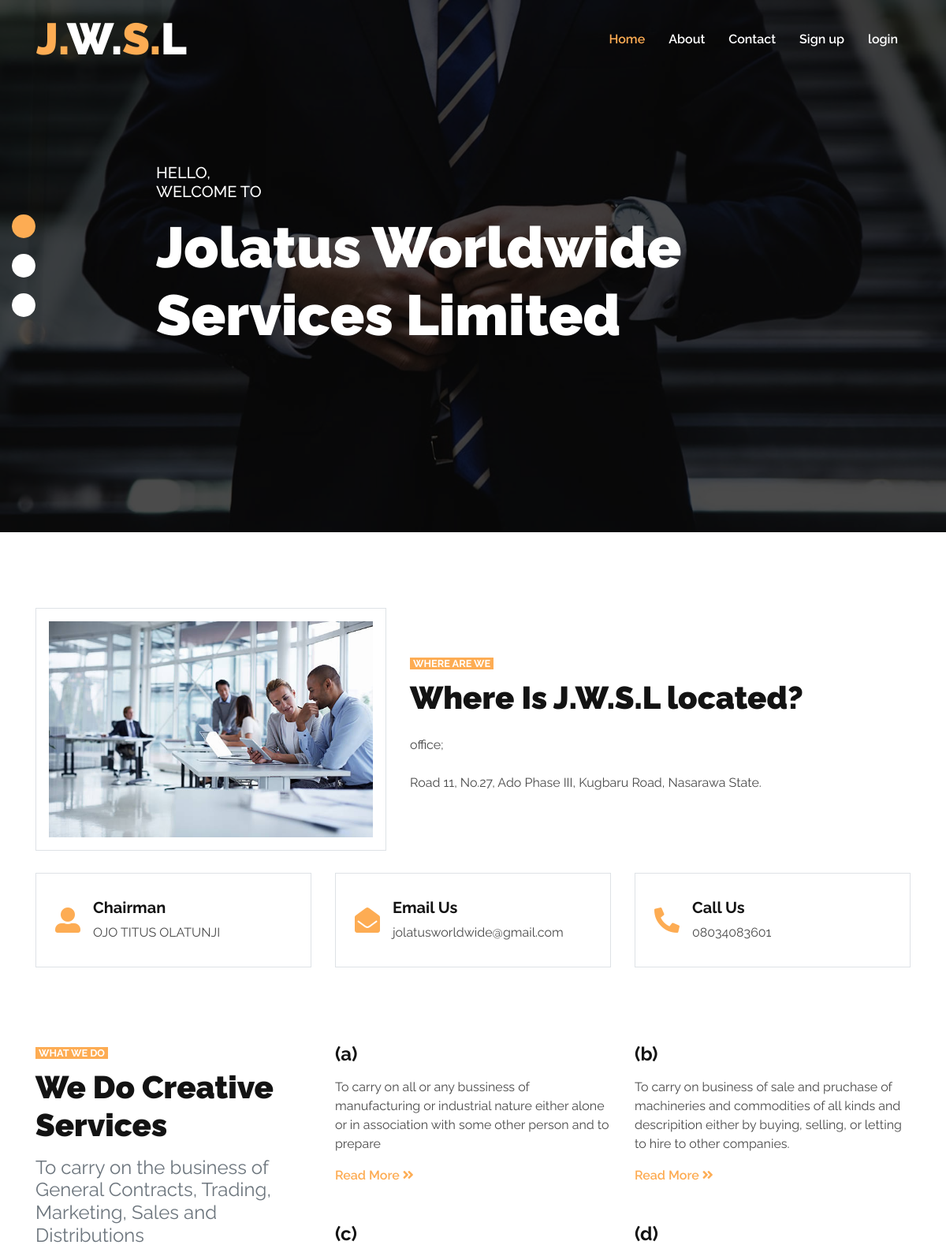
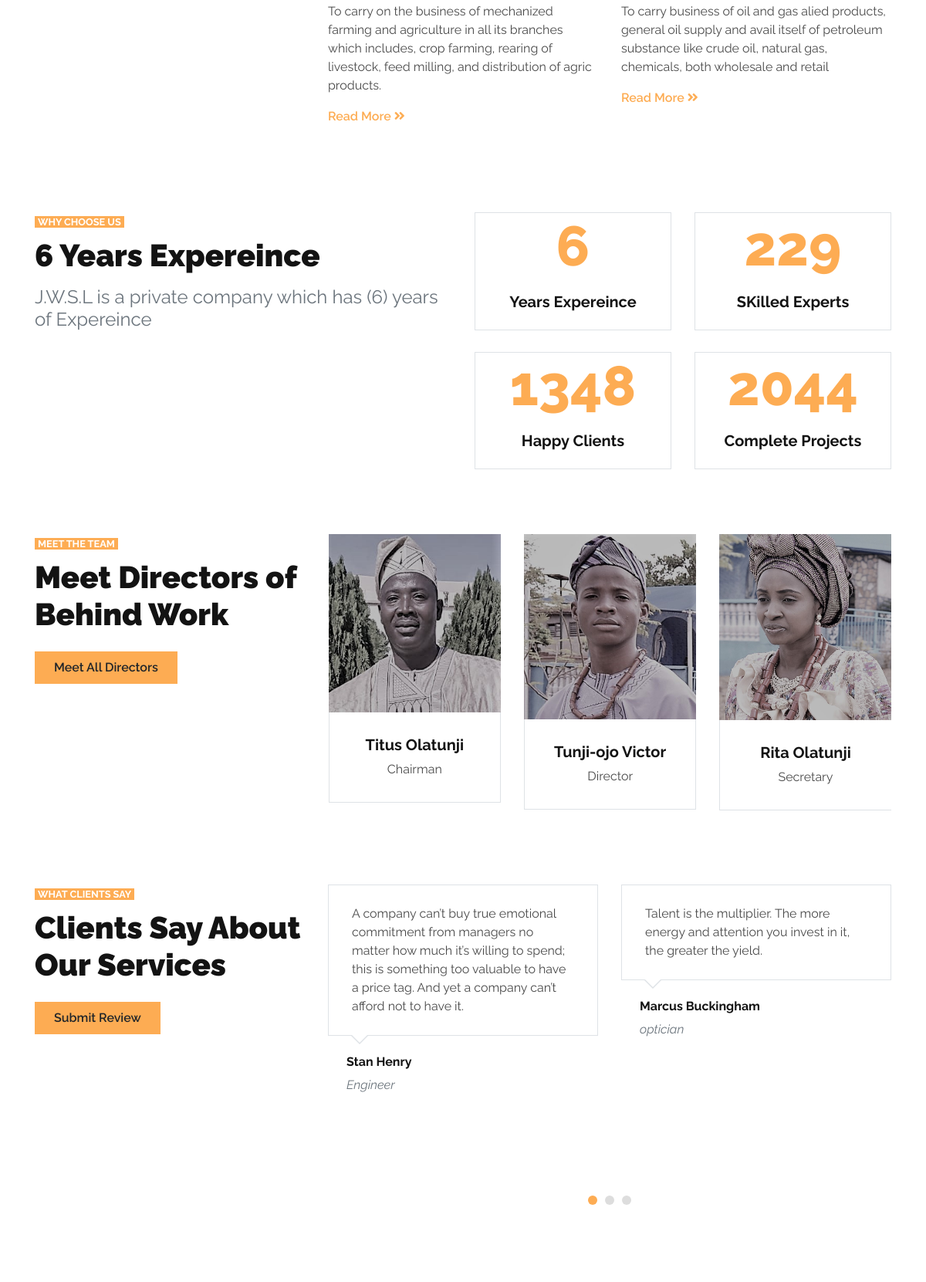
The page / (upper part) on the database its author committed (2 pictures, top to bottom).
### jwsl/models.py (models this page shows)
class Activites(models.Model):
     title= models.CharField(max_length=3, null=True)
     body = models.CharField(max_length=300, null=True)

class Experience(models.Model):
     years = models.IntegerField(null=True)
     clients = models.IntegerField(null=True)
     projects = models.IntegerField(null=True)
     skill = models.IntegerField(null=True)

class Directors(models.Model):
     name = models.CharField(max_length=50, null=True)
     position = models.CharField(max_length=50, null=True)
     img = models.ImageField(upload_to='pictures', null=True)

class Review(models.Model):
     name = models.CharField(max_length=50, null=True)
     proffession = models.CharField(max_length=50, null=True)
     text = models.TextField(max_length=500, null=True)

### jwsl/views.py (the view)
# urls.py: path('', views.index , name='index'),
def index(request):
     prop = Activites.objects.all()
     dire = Directors.objects.all()
     revi = Review.objects.all()
     expe = Experience.objects.all()
     return render(request, 'index.html',  {'Activites': prop,'Reviews':revi,'Directors':dire, 'Experience':expe})

### jwsl/templates/index.html (shortened to what this page needs)
{%load static %}
<!DOCTYPE html>
<html lang="en">
<head>
    <link href="https://cdnjs.cloudflare.com/ajax/libs/font-awesome/5.15.0/css/all.min.css" rel="stylesheet">
    <link href="{% static 'lib/owlcarousel/assets/owl.carousel.min.css' %}" rel="stylesheet">
    <link href="{% static 'css/style.css' %}" rel="stylesheet">
</head>
<body>
    <div class="container-fluid nav-bar p-0">
        <div class="container-lg p-0">
            <nav class="navbar navbar-expand-lg bg-secondary navbar-dark">
                <a href="index.html" class="navbar-brand">
                    <h1 class="m-0 text-white display-4"><span class="text-primary">J.</span>W.<span class="text-primary">S.</span>L</h1>
                </a>
                <div class="collapse navbar-collapse justify-content-between" id="navbarCollapse">
                    <div class="navbar-nav ml-auto py-0">
                        <a href="{% url 'index' %}" class="nav-item nav-link active">Home</a>
                        <a href="{% url 'about' %}" class="nav-item nav-link">About</a>
                        {% if user.is_authenticated %}
                        <a href="" class="nav-item nav-link">{{ user.username }}</a>
                        <a href="{% url 'logout' %}" class="nav-item nav-link active">Logout</a>
                        {% else %}
                        <a href="{% url 'contact'%}" class="nav-item nav-link">Contact</a>
                        <a href="{% url 'signup' %}" class="nav-item nav-link">Sign up</a>
                        <a href="{% url 'login' %}" class="nav-item nav-link">login</a>
                        {% endif %}
                    </div>
                </div>
            </nav>
        </div>
    </div>
    <div class="container-fluid p-0 mb-5">
        <div id="header-carousel" class="carousel slide carousel-fade" data-ride="carousel">
            <ol class="carousel-indicators">
                <li data-target="#header-carousel" data-slide-to="0" class="active"></li>
                <li data-target="#header-carousel" data-slide-to="1"></li>
                <li data-target="#header-carousel" data-slide-to="2"></li>
            </ol>
            <div class="carousel-inner">
                <div class="carousel-item active">
                    <img class="img-fluid" src="{% static 'img/carousel-1.jpg' %}" alt="Image">
                    <div class="carousel-caption d-flex align-items-center justify-content-center">
                        <div class="p-5" style="width: 100%; max-width: 900px;">
                            <h5 class="text-white text-uppercase mb-md-3">Hello, <p>welcome to</h5>
                            <h1 class="display-3 text-white mb-md-4">Jolatus Worldwide Services Limited</h1>
                        </div>
                    </div>
                </div>
            </div>
        </div>
    </div>
    <div class="container-fluid py-5">
        <div class="container">
            <div class="row align-items-center pb-1">
                <div class="col-lg-5">
                    <img class="img-thumbnail p-3" src="{% static 'img/bg.jpg' %}" alt="img">
                </div>
                <div class="col-lg-7 mt-5 mt-lg-0">
                    <small class="bg-primary text-white text-uppercase font-weight-bold px-1">Where are we</small>
                    <h1 class="mt-2 mb-4">Where Is J.W.S.L located?</h1>
                    <p class="mb-4">office;<p>Road 11, No.27, Ado Phase III, Kugbaru Road, Nasarawa State.</p></p>
                </div>
            </div>
            <div class="row mt-4">
                <div class="col-md-4">
                    <div class="d-flex align-items-center border mb-4 mb-lg-0 p-4" style="height: 120px;">
                        <i class="fa fa-2x fa-user-alt text-primary mr-3"></i>
                        <div class="d-flex flex-column">
                            <h5 class="font-weight-bold">Chairman</h5>
                            <p class="m-0">OJO TITUS OLATUNJI</p>
                        </div>
                    </div>
                </div>
                <div class="col-md-4">
                    <div class="d-flex align-items-center border mb-4 mb-lg-0 p-4" style="height: 120px;">
                        <i class="fa fa-2x fa-envelope-open text-primary mr-3"></i>
                        <div class="d-flex flex-column">
                            <h5 class="font-weight-bold">Email Us</h5>
                            <p class="m-0">jolatusworldwide@gmail.com</p>
                        </div>
                    </div>
                </div>
                <div class="col-md-4">
                    <div class="d-flex align-items-center border mb-4 mb-lg-0 p-4" style="height: 120px;">
                        <i class="fas fa-2x fa-phone-alt text-primary mr-3"></i>
                        <div class="d-flex flex-column">
                            <h5 class="font-weight-bold">Call Us</h5>
                            <p class="m-0">08034083601</p>
                        </div>
                    </div>
                </div>
            </div>
        </div>
    </div>
    <div class="container-fluid pt-5 pb-3">
        <div class="container">
            <div class="row">
                <div class="col-lg-4 mb-5">
                    <small class="bg-primary text-white text-uppercase font-weight-bold px-1">What we do</small>
                    <h1 class="mt-2 mb-3">We Do Creative Services</h1>
                    <h4 class="font-weight-normal text-muted mb-4">To carry on the business of General Contracts, Trading, Marketing, Sales and Distributions</h4>
                </div>
                <div class="col-lg-8">
                    <div class="row">
                        {% for pro in Activites %}
                        <div class="col-md-6 mb-5">
                            <div class="d-flex">
                                <div class="d-flex flex-column">
                                    <h4 class="font-weight-bold mb-3">{{pro.title}}</h4>
                                    <p>{{pro.body}}</p>
                                    <a class="font-weight-semi-bold" href="">Read More <i class="fa fa-angle-double-right"></i></a>
                                </div>
                            </div>
                        </div>
                        {% endfor %}
                        </div>
                    </div>
                </div>
            </div>
        </div>
    {% for pre in Experience%}
    <div class="container-fluid pt-5 pb-2">
        <div class="container">
            <div class="row">
                <div class="col-lg-6 mb-5">
                    <small class="bg-primary text-white text-uppercase font-weight-bold px-1">Why Choose Us</small>
                    <h1 class="mt-2 mb-3">6 Years Expereince</h1>
                    <h4 class="font-weight-normal text-muted mb-4">J.W.S.L is a private company which has <bold>(6)</bold> years of Expereince</h4>
                </div>
                <div class="col-lg-6">
                    <div class="row">
                        <div class="col-sm-6 pb-1">
                            <div class="d-flex flex-column align-items-center border px-4 mb-4">
                                <h2 class="display-3 text-primary mb-3" data-toggle="counter-up">{{pre.years}}</h2>
                                <h5 class="font-weight-bold mb-4">Years Expereince</h5>
                            </div>
                        </div>
                        <div class="col-sm-6 pb-1">
                            <div class="d-flex flex-column align-items-center border px-4 mb-4">
                                <h2 class="display-3 text-primary mb-3" data-toggle="counter-up">{{pre.skill}}</h2>
                                <h5 class="font-weight-bold mb-4">SKilled Experts</h5>
                            </div>
                        </div>
                        <div class="col-sm-6 pb-1">
                            <div class="d-flex flex-column align-items-center border px-4 mb-4">
                                <h2 class="display-3 text-primary mb-3" data-toggle="counter-up">{{pre.clients}}</h2>
                                <h5 class="font-weight-bold mb-4">Happy Clients</h5>
                            </div>
                        </div>
                        <div class="col-sm-6 pb-1">
                            <div class="d-flex flex-column align-items-center border px-4 mb-4">
                                <h2 class="display-3 text-primary mb-3" data-toggle="counter-up">{{pre.projects}}</h2>
                                <h5 class="font-weight-bold mb-4">Complete Projects</h5>
                            </div>
                        </div>
                    </div>
                </div>
            </div>
        </div>
    </div>
    {% endfor %}
    <div class="container-fluid pt-5">
        <div class="container">
            <div class="row">
                <div class="col-lg-4 mb-5">
                    <small class="bg-primary text-white text-uppercase font-weight-bold px-1">Meet The Team</small>
                    <h1 class="mt-2 mb-3">Meet Directors of Behind Work</h1>
                    <a href="" class="btn btn-primary py-md-2 px-md-4 font-weight-semi-bold">Meet All Directors</a>
                </div>
                <div class="col-lg-8 mb-5">
                    <div class="owl-carousel team-carousel">
                        {% for dir in Directors%}
                        <div class="team-item">
                            <div class="position-relative">
                                <img class="img-fluid w-100" src="{{dir.img.url}}" alt="">
                            </div>
                            <div class="border border-top-0 text-center" style="padding: 30px;">
                                <h5 class="font-weight-bold">{{dir.name}}</h5>
                                <span>{{dir.position}}</span>
                            </div>
                        </div>
                    {% endfor %}
                    </div>
                </div>
            </div>
        </div>
    </div>
    <div class="container-fluid pt-5">
        <div class="container">
            <div class="row">
                <div class="col-lg-4 mb-5">
                    <small class="bg-primary text-white text-uppercase font-weight-bold px-1">What clients say</small>
                    <h1 class="mt-2 mb-3">Clients Say About Our Services</h1>
                    <a href="contact.html" class="btn btn-primary py-md-2 px-md-4 font-weight-semi-bold">Submit Review</a>
                </div>
                <div class="col-lg-8 mb-5">
                    <div class="owl-carousel testimonial-carousel">
                        {% for rev in Reviews %}
                        <div class="testimonial-item">
                            <div class="testimonial-text position-relative border mb-4" style="padding: 25px 30px;">
                                {{rev.text}}
                            </div>
                            <div class="d-flex align-items-center">
                                <div class="pl-4">
                                    <h6 class="font-weight-bold">{{ rev.name }}</h6>
                                    <i class="text-muted">{{ rev.proffession }}</i>
                                </div>
                            </div>
                        </div>
                        {% endfor %}
                    </div>
                </div>
            </div>
        </div>
    </div>
</body>
</html>

### rows shown on the page
Activites: title "(a)", body "To carry on all or any bussiness of manufacturing or industrial nature either alone or in association with some other person and to prepare"
Activites: title "(b)", body "To carry on business of sale and pruchase of machineries and commodities of all kinds and descripition either by buying, selling, or letting to hire to other companies."
Activites: title "(c)", body "To carry on the business of mechanized farming and agriculture in all its branches which includes, crop farming, rearing of livestock, feed milling, and distribution of agric products."
Activites: title "(d)", body "To carry business of oil and gas alied products, general oil supply and avail itself of petroleum substance like crude oil, natural gas, chemicals, both wholesale and retail"
Experience: years "6", skill "229", clients "1348", projects "2044"
Directors: img (picture), name "Tunji-ojo Victor", position "Director"
Directors: img (picture), name "Rita Olatunji", position "Secretary"
Directors: img (picture), name "Titus Olatunji", position "Chairman"
Review: text "A company can’t buy true emotional commitment from managers no matter how much it’s willing to spend; this is something too valuable to have a price tag. And yet a company can’t afford not to have it.", name "Stan Henry", proffession "Engineer"
Review: text "Talent is the multiplier. The more energy and attention you invest in it, the greater the yield.", name "Marcus Buckingham", proffession "optician"
